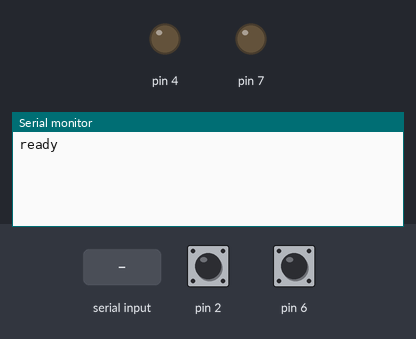
The sketch below on a simulated Arduino Uno, built with avr-gcc and run on an emulated ATmega328P. Parts: output pins drawn as LEDs (lit = HIGH), the last lines printed to the serial monitor. The test bench sets the inputs (shaded band); at power-on: pin 2 HIGH, pin 6 HIGH.

Above: at 1.2 s.
1.3 s: "get\n" received over Serial
At 3.1 s:
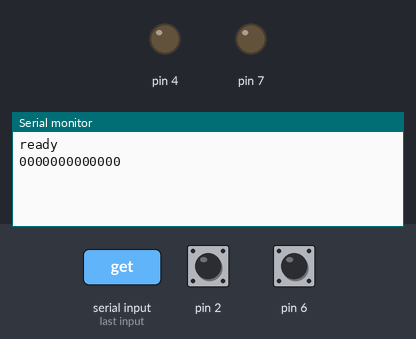
At 3.9 s:
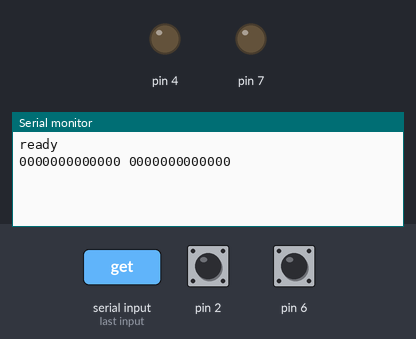

Measured:
- after the input at 1.3 s, the serial monitor: prints a new line after 1.0 s (image 1)

The sketch:

digimatic_arduino.ino
```cpp
#include "Digimatic.h"

// initialize Digimatic
Digimatic sensors[] = {Digimatic(2, 3, 4),
                     Digimatic(6, 5, 7)};

void setup()
{
  Serial.begin(115200);
  Serial.println("ready");
}

void loop()
{
  if(Serial.available() > 3){
    String income = Serial.readStringUntil('\n');
    income.trim();
    if(income.substring(0,3) == "get"){
      sensors[0].print_data();
      Serial.print(" ");
      sensors[1].print_data();
      Serial.print("\n");
    }
  }
}
```

Digimatic.cpp
```cpp
#include "Digimatic.h"

 Digimatic::Digimatic(uint8_t clk, uint8_t data, uint8_t req)
 {
	clk_pin = clk;
	data_pin = data;
	req_pin = req;

  // configure pins
  pinMode(clk_pin, INPUT_PULLUP);
  pinMode(data_pin, INPUT_PULLUP);
  pinMode(req_pin, INPUT);
 }

void Digimatic::fetch()
{
  // configure pins
  pinMode(req_pin, OUTPUT);

  // set req_pin to initial state
  digitalWrite(req_pin, HIGH);

  // clk_pin watchers
  int curr_status = 0;
  int prev_status = digitalRead(clk_pin);
  int toggle_counter = 0;
  int cycle_counter = 0;

  clean_data();

  // variable to implement timeout
  unsigned long start_time = millis();

  // toggle req_pin to start
  digitalWrite(req_pin, LOW);

  while(millis() - start_time < 1000 && toggle_counter < 104){
    cycle_counter++;
    curr_status = digitalRead(clk_pin);
    if(curr_status != prev_status){
      digitalWrite(req_pin, HIGH);
      prev_status = curr_status;
      toggle_counter++;
      if(curr_status == 0){
        data_buffer[toggle_counter / 2] = digitalRead(data_pin);
        // bitWrite(data[toggle_counter / 8], toggle_counter / 2 % 4, digitalRead(data_pin));
      }
    }
  }

  pinMode(req_pin, INPUT);

  //validation
  if(toggle_counter != 104){
    //error ocurred
    clean_data();
  } else{
    for(int i = 0; i < 52; i++){
      bitWrite(data[i / 4], i % 4, data_buffer[i]);
    }
  }
//  Serial.print(cycle_counter);
//  Serial.print(" ");
//  Serial.print(toggle_counter / 8);
//  Serial.print(" ");
}

void Digimatic::print_data()
{
  fetch();
  for(int i = 0; i < 13; i++){
    Serial.print(data[i], HEX);
  }
}

void Digimatic::clean_data(){
  for(int i = 0; i < 13; i++ ) {
    data[i] = 0b0;
    for(int k = 0; k < 4; k++){
      data_buffer[i * 4 + k] = 0;
    }
  }


}
```

Digimatic.h
```cpp
#ifndef Digimatic_h
#define Digimatic_h

#include <stdint.h>
#include <Arduino.h>

#define byte uint8_t

class Digimatic
{

public:
  // initializes measurement tool
  Digimatic(byte clk_pin,
            byte data_pin,
            byte req_pin);

  // requests and stores current measurement
  void fetch();
  // fetches and prints current measurement
  void print_data();
  // fills data by zeros
  void clean_data();

  // array to store data
  byte data[13];

  //array to store bits
  byte data_buffer[13 * 4];

  // pins
	byte req_pin;
	byte clk_pin;
	byte data_pin;
};

#endif
```
